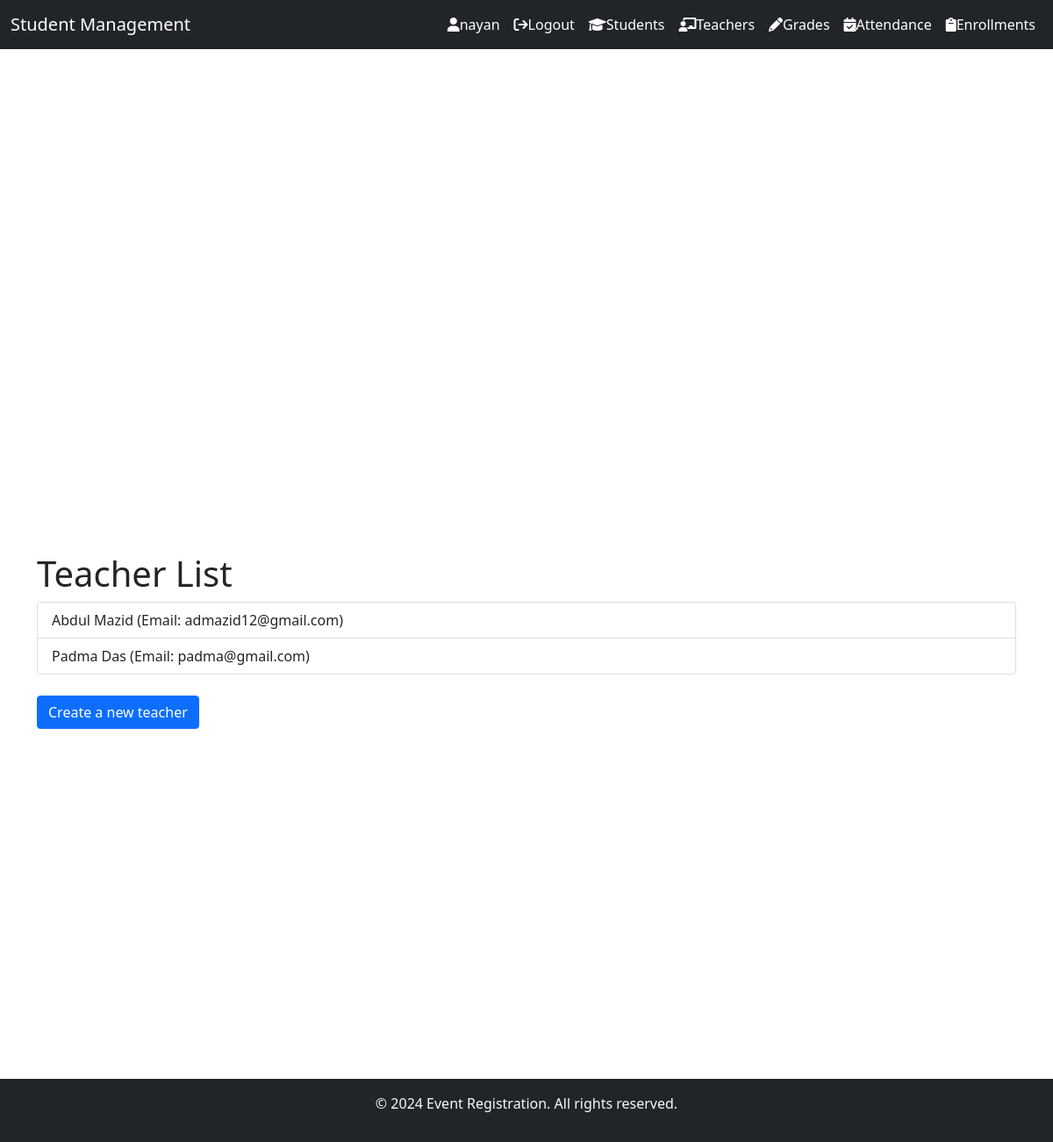
/teachers/ (signed in), run on the app's committed database.
### students/models.py (models this page shows, shortened)
class Teacher(models.Model):
    name = models.CharField(max_length=100)
    email = models.EmailField(unique=True)
    phone = models.CharField(max_length=15, blank=True, null=True)
    assigned_class = models.ForeignKey(Class, related_name='teachers', on_delete=models.SET_NULL, null=True, blank=True)

### students/views.py (the view)
# urls.py: path('teachers/', views.teacher_list, name='teacher_list'),
def teacher_list(request):
    teachers = Teacher.objects.all()
    return render(request, 'teacher/teacher_list.html', {'teachers': teachers})

### students/templates/teacher/teacher_list.html
{% extends 'Students/base.html' %}
{% block content %}
{% if user.is_authenticated %}
<div class="container" style="margin-top: 70px; min-height: 600px;">
    <h1>Teacher List</h1>
        <div class="list-group">
            {% for teacher in teachers %}
                <a href="{% url 'teacher_detail' teacher.pk %}" class="list-group-item list-group-item-action">
                    {{ teacher.name }} (Email: {{ teacher.email }})
                </a>
            {% endfor %}
        </div>
        <br>
        <a href="{% url 'teacher_create' %}" class="btn btn-primary">Create a new teacher</a>
</div>
{% else %}
<h3 class="text-danger m-2">You are not allow, Please Login In!</h3> <br> <br> <br> <br>
{% endif %}
{% endblock content %}

### students/templates/students/navbar.html (shortened to what this page needs)
<nav class="navbar navbar-expand-lg navbar-dark bg-dark fixed-top">
  <div class="container-fluid">
    <a class="navbar-brand" href="/">Student Management</a>
    <div class="collapse navbar-collapse" id="navbarNavAltMarkup">
      <div class="navbar-nav ms-auto">
        {% if request.user.is_authenticated %}
          <a class="nav-link text-white" href="#"><i class="fa fa-user"></i>{{ request.user }}</a>
          <a class="nav-link text-white" href="{% url 'logout' %}"><i class="fa fa-sign-out"></i>Logout</a>
        <a class="nav-link text-white" href="{% url 'student_list' %}"><i class="fa fa-graduation-cap"></i>Students</a>
        <a class="nav-link text-white" href="{% url 'teacher_list' %}"><i class="fa fa-chalkboard-teacher"></i>Teachers</a>
        <a class="nav-link text-white" href="{% url 'grade_list' %}"><i class="fa fa-pencil-alt"></i>Grades</a>
        <a class="nav-link text-white" href="{% url 'attendance_list' %}"><i class="fa fa-calendar-check"></i>Attendance</a>
        <a class="nav-link text-white" href="{% url 'enrollment_list' %}"><i class="fa fa-clipboard"></i>Enrollments</a>
        {% endif %}
      </div>
    </div>
  </div>
</nav>

### data on the page
Teacher: name "Abdul Mazid", email "admazid12@gmail.com"
Teacher: name "Padma Das", email "padma@gmail.com"

### other printed values
{{ request.user }} "nayan"
